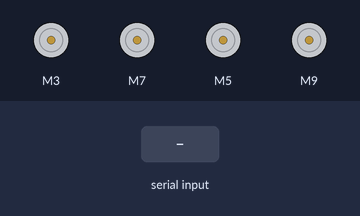
The sketch below on a simulated Arduino Mega 2560, built with avr-gcc and run on an emulated ATmega2560. Shown: 4 × DC motor (green arrow = forward, orange = backward, longer = faster). Inputs (shaded band) come from the test bench. What the sketch prints to the serial monitor is not drawn.

Above: at 1.2 s.
1.3 s: "Left\n" received over Serial
At 1.9 s:
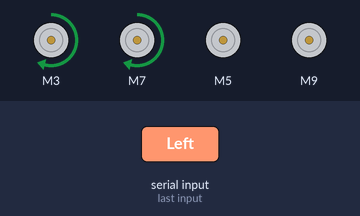
3.5 s: "Right\n" received over Serial
At 3.8 s:
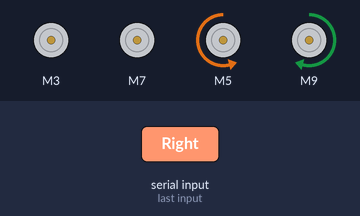
5.7 s: "Forward\n" received over Serial
At 6.3 s:
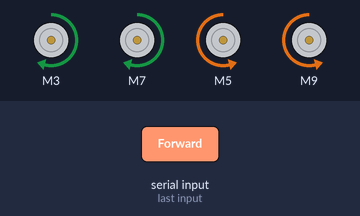
7.9 s: "Reverse\n" received over Serial
At 8.4 s:
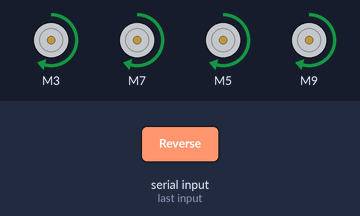
Timing chart, 0 to 10.9 s (numbered marks = the images above; inputs shaded):
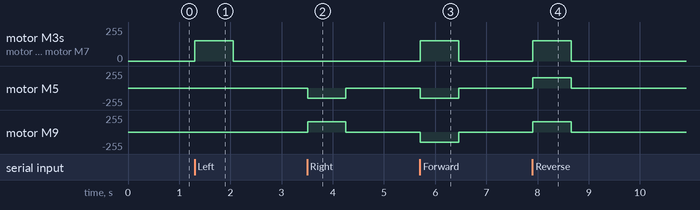

The sketch:

arduino-wheel-robot-code.ino
```cpp
/*

  Author: Smartbuilds.io
  Description: Build you own Simple Arduino Wheeled Robot
  Website: https://smartbuilds.io

*/

/*
  PWM dictates the angle of turn of the motor
  Slow Turn => 60% PWM Duty Cycle
  Hard Turn => 95% PWM Duty Cycle
*/

//Mega PWM Pins (2-13) (44-46)

#include <RobojaxBTS7960.h>

int reserved_BlutoothRX  = 0;
int reserved_BlutoothTX  = 1;

// r Motor 1
#define RPWM_L1 3 // define pin 3 for RPWM pin (output)
#define R_EN_L1 11 // define pin 2 for R_EN pin (input)
#define R_IS_L1 10 // define pin 5 for R_IS pin (output)
#define LPWM_L1 2 // define pin 6 for LPWM pin (output)
#define L_EN_L1 12 // define pin 7 for L_EN pin (input)
#define L_IS_L1 13 // define pin 8 for L_IS pin (output)

// Right Motor 2
#define RPWM_L2 7 // define pin 3 for RPWM pin (output)
#define R_EN_L2 23 // define pin 2 for R_EN pin (input)
#define R_IS_L2 22 // define pin 5 for R_IS pin (output)
#define LPWM_L2 6 // define pin 6 for LPWM pin (output)
#define L_EN_L2 24  // define pin 7 for L_EN pin (input)
#define L_IS_L2 25 // define pin 8 for L_IS pin (output)

// Left Motor 1
#define RPWM_R1 5 // define pin 3 for RPWM pin (output)
#define R_EN_R1 47 // define pin 2 for R_EN pin (input)
#define R_IS_R1 46 // define pin 5 for R_IS pin (output)
#define LPWM_R1 4 // define pin 6 for LPWM pin (output)
#define L_EN_R1 48 // define pin 7 for L_EN pin (input)
#define L_IS_R1 49 // define pin 8 for L_IS pin (output)

// l  Motor 2
#define RPWM_R2 9 // define pin 3 for RPWM pin (output)
#define R_EN_R2 51 // define pin 2 for R_EN pin (input)
#define R_IS_R2 50 // define pin 5 for R_IS pin (output)
#define LPWM_R2 8 // define pin 6 for LPWM pin (output)
#define L_EN_R2 52 // define pin 7 for L_EN pin (input)
#define L_IS_R2 53 // define pin 8 for L_IS pin (output)


#define CW 1 //do not change
#define CCW 0 //do not change
#define debug 1 //change to 0 to hide serial monitor debugging infornmation or set to 1 to view

int PWM_max = 100; //max speed of the Motor (Wheels)
int PWM_min = 80; //min speed of the Motor (Wheels)

int delay_motor = 3000;
int motor_high = 750;

RobojaxBTS7960 motor_L1(R_EN_L1, RPWM_L1, R_IS_L1, L_EN_L1, LPWM_L1, L_IS_L1, debug);
RobojaxBTS7960 motor_L2(R_EN_L2, RPWM_L2, R_IS_L2, L_EN_L2, LPWM_L2, L_IS_L2, debug);

RobojaxBTS7960 motor_R1(R_EN_R1, RPWM_R1, R_IS_R1, L_EN_R1, LPWM_R1, L_IS_R1, debug);
RobojaxBTS7960 motor_R2(R_EN_R2, RPWM_R2, R_IS_R2, L_EN_R2, LPWM_R2, L_IS_R2, debug);

void setup() {
  Serial.begin(9600);// setup Serial Monitor to display information

  //Initate Motors
  motor_L1.begin();
  motor_L2.begin();
  motor_R1.begin();
  motor_R2.begin();

}

void loop() {

  // Debug - Run Robot Test
  //  motor_test_directions();

  //Recieve Commands via Serial Comms to control the Robot.

  //Recieve Serial commands to control the Robot
  if (Serial.available() > 0) {
    String data = Serial.readStringUntil('\n');
    Serial.print("Command Recieved: ");
    Serial.println(data);

    //Move Droiid Bot
    if (data == "Left") {
      motor_Right(60, CW, CCW);
      Serial.print("Right");
    }

    if (data == "Right") {
      motor_Left(60, CCW, CW);
      Serial.print("Left");
    }


    if (data == "Forward") {
      motor_Forward(60, CW, CCW);
      Serial.print("Forward");
    }

    if (data == "Reverse") {
      motor_Reverse(60, CCW, CW);
      Serial.print("Reverse");
    }

  }


}

void motor_Left(int PWM_pcntg, int dir, int dir_ccw) {

  motor_R1.rotate(PWM_pcntg, dir);
  motor_R2.rotate(PWM_pcntg, dir_ccw);

  delay(motor_high);

  motor_R1.stop();
  motor_R2.stop();

}

void motor_Right(int PWM_pcntg, int dir, int dir_ccw) {

  motor_L1.rotate(PWM_pcntg, dir);
  motor_L2.rotate(PWM_pcntg, dir);

  delay(motor_high);

  motor_L1.stop();
  motor_L2.stop();

}

void motor_Forward(int PWM_pcntg, int dir, int dir_ccw) {

  motor_L1.rotate(PWM_pcntg, dir);
  motor_L2.rotate(PWM_pcntg, dir);
  motor_R1.rotate(PWM_pcntg, dir_ccw);
  motor_R2.rotate(PWM_pcntg, dir_ccw);


  delay(motor_high);

  motor_L1.stop();
  motor_L2.stop();
  motor_R1.stop();
  motor_R2.stop();


}

void motor_Reverse(int PWM_pcntg, int dir, int dir_ccw) {


  motor_L1.rotate(PWM_pcntg, dir_ccw);
  motor_L2.rotate(PWM_pcntg, dir_ccw);
  motor_R1.rotate(PWM_pcntg, dir_ccw);
  motor_R2.rotate(PWM_pcntg, dir_ccw);

  delay(motor_high);

  motor_L1.stop();
  motor_L2.stop();
  motor_R1.stop();
  motor_R2.stop();

}

//Debug Motor Directions
void motor_test_directions() {
  motor_Left(60, CCW, CW);
  delay(delay_motor);
  motor_Right(60, CCW, CW);
  delay(delay_motor);
  motor_Forward(60, CCW, CCW);
  delay(delay_motor);
  motor_Reverse(60, CW, CW);
  delay(delay_motor);
}
```

Measured:
- after the input at 1.3 s, motor M3, motor M7: stopped → forward 153/255 at once, → stopped 0.75 s later
- after the input at 3.5 s, motor M5: stopped → backward 153/255 at once, → stopped 0.75 s later; motor M9: stopped → forward 153/255 at once, → stopped 0.75 s later
- after the input at 5.7 s, motor M3, motor M7: stopped → forward 153/255 at once, → stopped 0.75 s later; motor M5, motor M9: stopped → backward 153/255 at once, → stopped 0.75 s later
- after the input at 7.9 s, motor M3, motor M7, motor M5, motor M9: stopped → forward 153/255 at once, → stopped 0.75 s later
